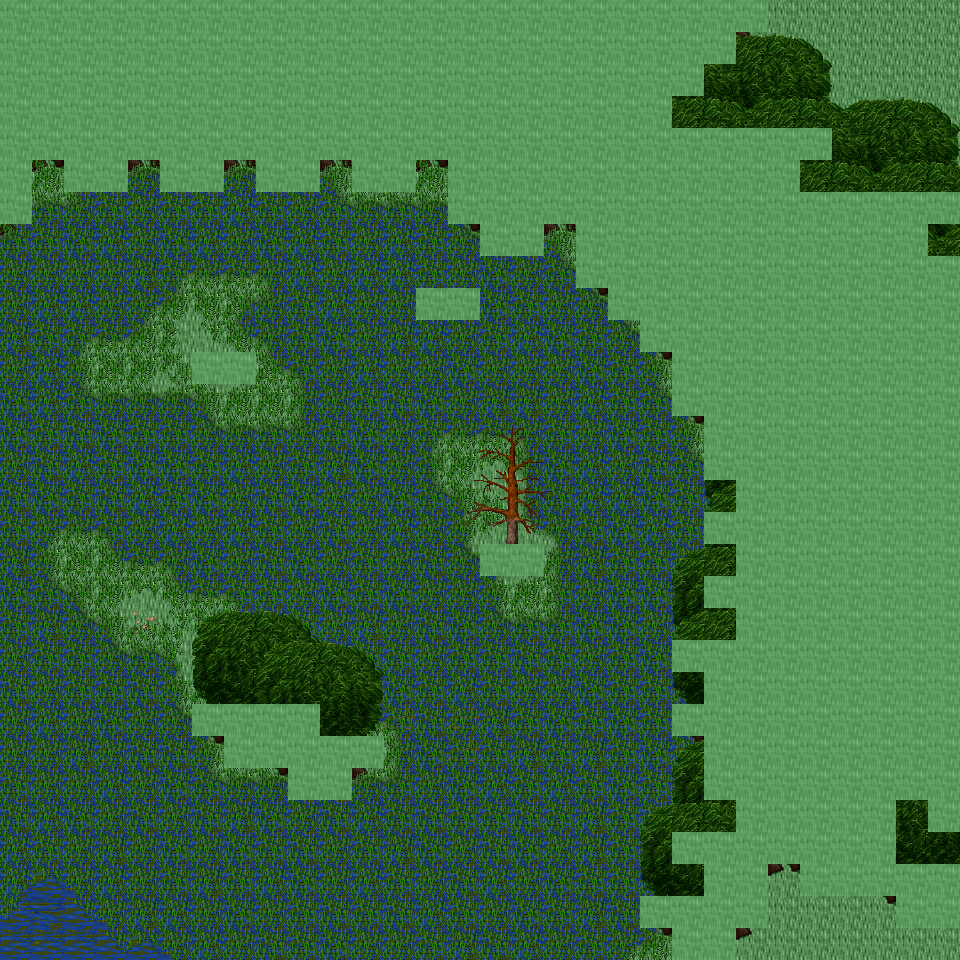

This is a level from a 2D game, rendered from its Tiled map with the project's own tilesets. A one-line summary and the map file follow, with tile-layer data summarised:
An orthogonal 30x30 tile map with 32x32 px tiles, 6 tile layers (Ground, Object, Object2, Above, ...), 35 tilesets and 7 objects (7x mapExit).

<map version="1.0" orientation="orthogonal" renderorder="right-down" width="30" height="30" tilewidth="32" tileheight="32" nextobjectid="8">
  <tileset firstgid="1" name="tileset_ground_ground" tilewidth="32" tileheight="32" tilecount="33" columns="3">
    <image source="../drawable/tileset_ground_ground.png" width="96" height="352" />
  </tileset>
  <tileset firstgid="34" name="tileset_plant_grasses" tilewidth="32" tileheight="32" tilecount="6" columns="3">
    <image source="../drawable/tileset_plant_grasses.png" width="96" height="64" />
  </tileset>
  <tileset firstgid="40" name="tileset_plant_flower_daisy_white" tilewidth="32" tileheight="32" tilecount="8" columns="2">
    <image source="../drawable/tileset_plant_flower_daisy_white.png" width="64" height="128" />
  </tileset>
  <tileset firstgid="48" name="tileset_ground_grass_edges" tilewidth="32" tileheight="32" tilecount="36" columns="12">
    <image source="../drawable/tileset_ground_grass_edges.png" width="384" height="96" />
  </tileset>
  <tileset firstgid="84" name="tileset_ground_grass_corners" tilewidth="32" tileheight="32" tilecount="24" columns="6">
    <image source="../drawable/tileset_ground_grass_corners.png" width="192" height="128" />
  </tileset>
  <tileset firstgid="108" name="tileset_ground_earth_edges" tilewidth="32" tileheight="32" tilecount="18" columns="6">
    <image source="../drawable/tileset_ground_earth_edges.png" width="192" height="96" />
  </tileset>
  <tileset firstgid="126" name="tileset_ground_rock_pebbles" tilewidth="32" tileheight="32" tilecount="3" columns="1">
    <image source="../drawable/tileset_ground_rock_pebbles.png" width="32" height="96" />
  </tileset>
  <tileset firstgid="129" name="tileset_plant_flower_daisy_yellow" tilewidth="32" tileheight="32" tilecount="8" columns="2">
    <image source="../drawable/tileset_plant_flower_daisy_yellow.png" width="64" height="128" />
  </tileset>
  <tileset firstgid="137" name="tileset_plant_flower_daisy_red" tilewidth="32" tileheight="32" tilecount="8" columns="2">
    <image source="../drawable/tileset_plant_flower_daisy_red.png" width="64" height="128" />
  </tileset>
  <tileset firstgid="145" name="tileset_plant_tree_tree_fluffy" tilewidth="32" tileheight="32" tilecount="12" columns="4">
    <image source="../drawable/tileset_plant_tree_tree_fluffy.png" width="128" height="96" />
  </tileset>
  <tileset firstgid="157" name="tileset_logic_creature_undead" tilewidth="32" tileheight="32" tilecount="16" columns="8">
    <image source="../drawable/tileset_logic_creature_undead.png" width="256" height="64" />
  </tileset>
  <tileset firstgid="173" name="tileset_logic_collision" tilewidth="32" tileheight="32" tilecount="1" columns="1">
    <image source="../drawable/tileset_logic_collision.png" width="32" height="32" />
  </tileset>
  <tileset firstgid="174" name="tileset_ground_water_swamp_water" tilewidth="32" tileheight="32" tilecount="33" columns="3">
    <image source="../drawable/tileset_ground_water_swamp_water.png" width="96" height="352" />
  </tileset>
  <tileset firstgid="207" name="tileset_plant_tree_tree_darkgreen" tilewidth="32" tileheight="32" tilecount="88" columns="8">
    <image source="../drawable/tileset_plant_tree_tree_darkgreen.png" width="256" height="352" />
  </tileset>
  <tileset firstgid="295" name="tileset_plant_grasses_swamp" tilewidth="32" tileheight="32" tilecount="42" columns="6">
    <image source="../drawable/tileset_plant_grasses_swamp.png" width="192" height="224" />
  </tileset>
  <tileset firstgid="337" name="tileset_building_stone_ruins" tilewidth="32" tileheight="32" tilecount="72" columns="6">
    <image source="../drawable/tileset_building_stone_ruins.png" width="192" height="384" />
  </tileset>
  <tileset firstgid="409" name="tileset_item_gothic_large_gravestone" tilewidth="32" tileheight="32" tilecount="9" columns="3">
    <image source="../drawable/tileset_item_gothic_large_gravestone.png" width="96" height="96" />
  </tileset>
  <tileset firstgid="418" name="tileset_item_gothic_skull_post" tilewidth="32" tileheight="32" tilecount="2" columns="1">
    <image source="../drawable/tileset_item_gothic_skull_post.png" width="32" height="64" />
  </tileset>
  <tileset firstgid="420" name="tileset_item_gothic_tombstone_2" tilewidth="32" tileheight="32" tilecount="8" columns="2">
    <image source="../drawable/tileset_item_gothic_tombstone_2.png" width="64" height="128" />
  </tileset>
  <tileset firstgid="428" name="tileset_item_statue_broken_green_column" tilewidth="32" tileheight="32" tilecount="2" columns="1">
    <image source="../drawable/tileset_item_statue_broken_green_column.png" width="32" height="64" />
  </tileset>
  <tileset firstgid="430" name="tileset_item_statue_broken_lion" tilewidth="32" tileheight="32" tilecount="6" columns="2">
    <image source="../drawable/tileset_item_statue_broken_lion.png" width="64" height="96" />
  </tileset>
  <tileset firstgid="436" name="tileset_item_statue_green_stone" tilewidth="32" tileheight="32" tilecount="12" columns="4">
    <image source="../drawable/tileset_item_statue_green_stone.png" width="128" height="96" />
  </tileset>
  <tileset firstgid="448" name="tileset_ground_slate_tiles" tilewidth="32" tileheight="32" tilecount="15" columns="5">
    <image source="../drawable/tileset_ground_slate_tiles.png" width="160" height="96" />
  </tileset>
  <tileset firstgid="463" name="tileset_ground_rock_rocks" tilewidth="32" tileheight="32" tilecount="4" columns="2">
    <image source="../drawable/tileset_ground_rock_rocks.png" width="64" height="64" />
  </tileset>
  <tileset firstgid="467" name="tileset_ground_rock_rocks_2" tilewidth="32" tileheight="32" tilecount="4" columns="2">
    <image source="../drawable/tileset_ground_rock_rocks_2.png" width="64" height="64" />
  </tileset>
  <tileset firstgid="471" name="tileset_ground_rock_rocks_3" tilewidth="32" tileheight="32" tilecount="16" columns="4">
    <image source="../drawable/tileset_ground_rock_rocks_3.png" width="128" height="128" />
  </tileset>
  <tileset firstgid="487" name="tileset_plant_stump_hollow_logs" tilewidth="32" tileheight="32" tilecount="6" columns="3">
    <image source="../drawable/tileset_plant_stump_hollow_logs.png" width="96" height="64" />
  </tileset>
  <tileset firstgid="493" name="tileset_plant_tree_dead_tree_2" tilewidth="32" tileheight="32" tilecount="20" columns="4">
    <image source="../drawable/tileset_plant_tree_dead_tree_2.png" width="128" height="160" />
  </tileset>
  <tileset firstgid="513" name="tileset_plant_tree_dead_tree_3" tilewidth="32" tileheight="32" tilecount="16" columns="4">
    <image source="../drawable/tileset_plant_tree_dead_tree_3.png" width="128" height="128" />
  </tileset>
  <tileset firstgid="529" name="tileset_item_corpse_skeleton" tilewidth="32" tileheight="32" tilecount="4" columns="2">
    <image source="../drawable/tileset_item_corpse_skeleton.png" width="64" height="64" />
  </tileset>
  <tileset firstgid="533" name="tileset_item_corpse_swamp_sunken" tilewidth="32" tileheight="32" tilecount="32" columns="8">
    <image source="../drawable/tileset_item_corpse_swamp_sunken.png" width="256" height="128" />
  </tileset>
  <tileset firstgid="565" name="tileset_object_rock_pillars_stone" tilewidth="32" tileheight="32" tilecount="36" columns="6">
    <image source="../drawable/tileset_object_rock_pillars_stone.png" width="192" height="192" />
  </tileset>
  <tileset firstgid="601" name="tileset_logic_creature_undead_skeleton" tilewidth="32" tileheight="32" tilecount="6" columns="6">
    <image source="../drawable/tileset_logic_creature_undead_skeleton.png" width="192" height="32" />
  </tileset>
  <tileset firstgid="607" name="tileset_logic_creature_undead_specter" tilewidth="32" tileheight="32" tilecount="6" columns="6">
    <image source="../drawable/tileset_logic_creature_undead_specter.png" width="192" height="32" />
  </tileset>
  <tileset firstgid="613" name="tileset_logic_creature_undead_zombie" tilewidth="32" tileheight="32" tilecount="5" columns="5">
    <image source="../drawable/tileset_logic_creature_undead_zombie.png" width="160" height="32" />
  </tileset>
  <layer name="Ground" width="30" height="30">
    <data>[900 cells, 900 non-empty, 17 distinct tile ids]</data>
  </layer>
  <layer name="Object" width="30" height="30">
    <data>[900 cells, 386 non-empty, 23 distinct tile ids]</data>
  </layer>
  <layer name="Object2" width="30" height="30">
    <data>[900 cells, 531 non-empty, 18 distinct tile ids]</data>
  </layer>
  <layer name="Above" width="30" height="30">
    <data>[900 cells, 368 non-empty, 36 distinct tile ids]</data>
  </layer>
  <layer name="Above2" width="30" height="30">
    <data>[900 cells, 139 non-empty, 15 distinct tile ids]</data>
  </layer>
  <layer name="Walkable" width="30" height="30">
    <data>[900 cells, 357 non-empty, 1 distinct tile ids]</data>
  </layer>
  <objectgroup name="MapEvents">
    <object id="1" name="south" type="mapExit" x="0" y="928" width="672" height="32">
      <properties>
        <property name="map" value="level_0_x207_y43" />
        <property name="x" value="0" />
        <property name="y" value="1" />
      </properties>
    </object>
    <object id="2" name="south2" type="mapExit" x="736" y="928" width="224" height="32">
      <properties>
        <property name="map" value="level_0_x207_y43" />
        <property name="x" value="23" />
        <property name="y" value="1" />
      </properties>
    </object>
    <object id="3" name="west" type="mapExit" x="0" y="224" width="32" height="736">
      <properties>
        <property name="map" value="level_0_x206_y42" />
        <property name="x" value="28" />
        <property name="y" value="7" />
      </properties>
    </object>
    <object id="4" name="east" type="mapExit" x="928" y="0" width="32" height="192">
      <properties>
        <property name="map" value="level_0_x208_y42" />
        <property name="x" value="1" />
        <property name="y" value="0" />
      </properties>
    </object>
    <object id="5" name="east2" type="mapExit" x="928" y="224" width="32" height="32">
      <properties>
        <property name="map" value="level_0_x208_y42" />
        <property name="x" value="1" />
        <property name="y" value="7" />
      </properties>
    </object>
    <object id="6" name="east3" type="mapExit" x="928" y="832" width="32" height="32">
      <properties>
        <property name="map" value="level_0_x208_y42" />
        <property name="x" value="1" />
        <property name="y" value="26" />
      </properties>
    </object>
    <object id="7" name="east4" type="mapExit" x="928" y="928" width="32" height="32">
      <properties>
        <property name="map" value="level_0_x208_y42" />
        <property name="x" value="1" />
        <property name="y" value="29" />
      </properties>
    </object>
  </objectgroup>
</map>
